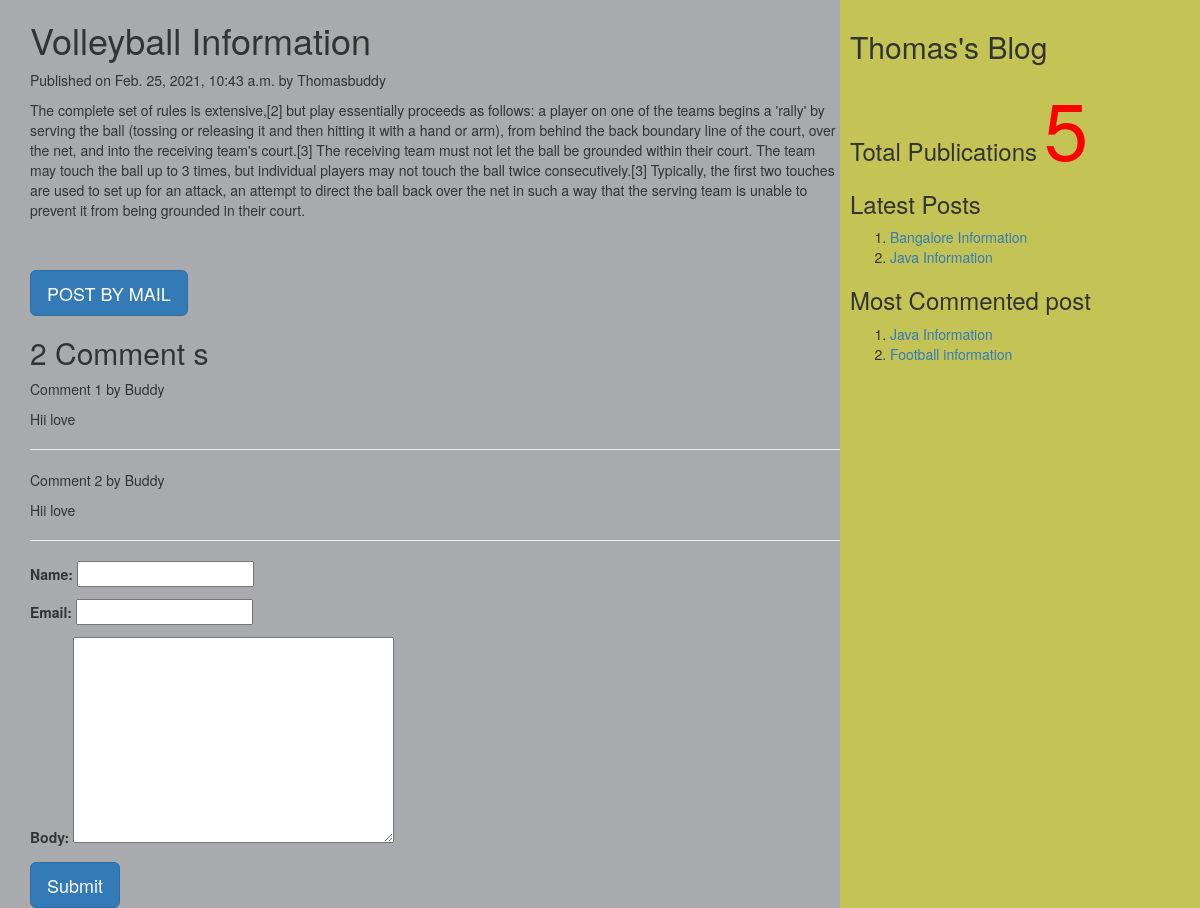
/2021/02/25/volleyball-information/, run on the app's committed database.
### myApp/models.py (models this page shows, shortened)
class Post(models.Model):
    tags=TaggableManager()
    STATUS_CHOICE=(('draft','Draft'),('published','Published'))
    title=models.CharField(max_length=200)
    slug=models.SlugField(max_length=50,unique_for_date='publish')
    author=models.ForeignKey(User,related_name='blog_posts',on_delete=models.CASCADE)
    body=models.TextField()
    publish=models.DateTimeField(default=timezone.now)
    created=models.DateTimeField(auto_now_add=True)
    updated=models.DateTimeField(auto_now=True)
    status=models.CharField(max_length=20,choices=STATUS_CHOICE,default='draft')
    objects=CustomManager()
    class Meta:
        ordering=('-publish',)
    def get_absolute_url(self):
        return reverse('post_detail',args=[self.publish.year,self.publish.strftime('%m'),self.publish.strftime('%d'),self.slug])

class Comment(models.Model):
    name=models.CharField(max_length=50)
    post=models.ForeignKey(Post,related_name="comments",on_delete=models.CASCADE)
    email=models.EmailField()
    body=models.TextField()
    created=models.DateTimeField(auto_now_add=True)
    updated=models.DateTimeField(auto_now=True)
    active=models.BooleanField(default=True)
    class Meta:
        ordering=('created',)

### myApp/views.py (the view, shortened to what this page needs)
# urls.py: url(r'^(?P<year>\d{4})/(?P<month>\d{2})/(?P<day>\d{2})/(?P<post>[-\w]+)/$',views.post_detail_view,name='post_detail'),
def post_detail_view(request,year,month,day,post):
    post=get_object_or_404(Post,slug=post,publish__year=year,publish__month=month,publish__day=day)
    comments=post.comments.filter(active=True)
    csubmit=False
    form=CommentForm()
    d={'post':post,'form':form,'csubmit':csubmit,'comments':comments}
    return render(request,'myApp/post_detail.html',d)

### myApp/forms.py
class CommentForm(forms.ModelForm):
    class Meta:
        model=Comment
        fields=('name','email','body')

### myApp/models.py (called while the page is built)
    def get_queryset(self):
        return super().get_queryset().filter(status='published')

### myApp/templatetags/mytags.py (called while the page is built)
@register.simple_tag
def total_posts():
    return Post.objects.count()

@register.inclusion_tag('myApp/latest_post.html')
def show_latest_posts(count=3):
    latest_posts=Post.objects.order_by('-publish')[:count]
    return {'latest_posts':latest_posts}

@register.simple_tag
def get_most_commented_posts(count=2):
    return Post.objects.annotate(total_comments=Count('comments')).order_by('-total_comments')[:count]

### templates/myApp/post_detail.html (shortened to what this page needs)
<html>
    {%extends 'myApp/parent.html' %}
        {%block content_block%}
        <h1>{{post.title}}</h1>
        <p>Published on {{post.publish}} by {{post.author|title}}</p>
        {{post.body|linebreaks}} <br><br>
        <a href="/{{post.id}}/share" class="btn btn-lg btn-primary">POST BY MAIL</a>
        {%with comments.count as comments_count%}
        <h2>{{comments_count}} Comment {{comments_count|pluralize}}</h2>
        {%endwith%}
        {%if comments%}
         {%for c in comments%}
         <p>Comment {{forloop.counter}} by {{c.name}}</p>
        <div>{{c.body|linebreaks}}</div>
        <hr>
        {%endfor%}
        {%else%}
         <p style="color:blue;font-size: 30px;font-style: italic;border-bottom: 2px red solid;">There are no comments</p>
        {%endif%}
         {%if csubmit%}
         <h2>Thankyou..Your comment has been added successfully!!</h2>
         {%else%}
         <form method="post">
            {{form.as_p}}
            <input type="submit" class="btn btn-lg btn-primary" value="Submit">
        </form>
        {%endif%}
        {%endblock%}

### templates/myApp/parent.html (shortened to what this page needs)
<html>
    {%load mytags%}
    <head>
        <link rel="stylesheet" href="https://maxcdn.bootstrapcdn.com/bootstrap/3.3.7/css/bootstrap.min.css">
    </head>
    <body>
        <div class="content" style="width:70%;float:left;height: 100%;background-color:a8aaad;padding: 0 0 0 30px;">
            {%block content_block%}
            {%endblock%}
        </div>
        <div class="sidebar" style="width:30%;float:right;height: 100%;background-color:c4c456;padding: 10px;">
            <h2>Thomas's Blog</h2>
            <h3>Total Publications
                <span style="color:red;font-size: 80px;">
                {%total_posts%}</span>
                <h3>Latest Posts</h3>
                {% show_latest_posts 2%}
                <h3>Most Commented post</h3>
                {%get_most_commented_posts as m%}
                <ol>
                    {%for post in m%}
                    <li>
                        <a href="{{post.get_absolute_url}}">{{post.title}}</a>
                    </li>
                    {%endfor%}
                </ol>
            </h3>
        </div>
    </body>
</html>

### templates/myApp/latest_post.html (shortened to what this page needs)
<html>
<body>
    <ol>
    {%for post in latest_posts%}
    <li><a href="{{post.get_absolute_url}}">{{post.title}}</a></li>
    {%endfor%}
</body>
</html>

### data on the page
Post: title "Volleyball Information", publish "Feb. 25, 2021, 10:43 a.m.", author "Thomasbuddy", body "The complete set of rules is extensive,[2] but play essentially proceeds as follows: a player on one of the teams begins a 'rally' by serving the ball (tossing or releasing it and then hitting it with a hand or arm), from behind the back boundary line of the court, over the net, and into the receiving team's court.[3] The receiving team must not let the ball be grounded within their court. The team may touch the ball up to 3 times, but individual players may not touch the ball twice consecutively.[3] Typically, the first two touches are used to set up for an attack, an attempt to direct the ball back over the net in such a way that the serving team is unable to prevent it from being…"
Comment: name "Buddy", body "Hii love"
Comment: name "Buddy", body "Hii love"
Post: title "Bangalore Information"
Post: title "Java Information"
Post: title "Football information"

### other printed values
{{ comments_count }} "2"
